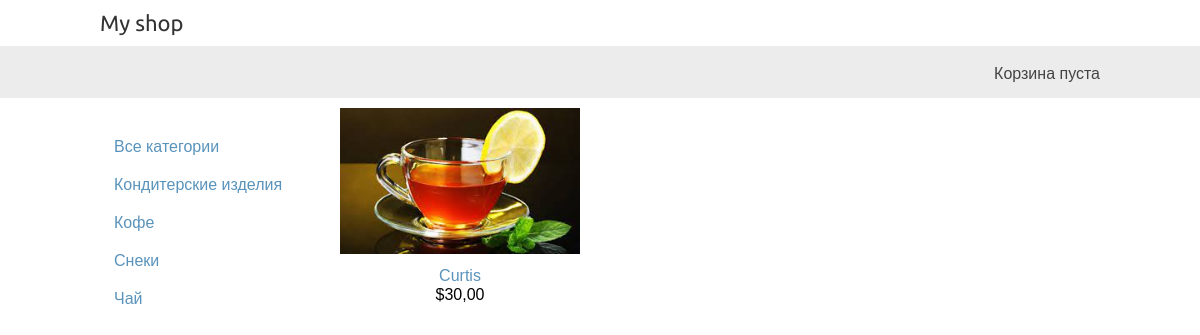
The app's page /chaj/ with its own data.
### shop/models.py (models this page shows, shortened)
class Category(models.Model):
    name = models.CharField(max_length=32, verbose_name='Название')
    slug = models.SlugField(max_length=32, verbose_name='Слаг', unique=True)
    class Meta:
        ordering = ['name']
        indexes = [
            models.Index(fields=['name'])
        ]
        verbose_name = 'Category'
        verbose_name_plural = 'Categories'
    def get_absolute_url(self):
        return reverse('shop:product_list_category', args=[self.slug])

class Product(models.Model):
    category = models.ForeignKey(Category, related_name='products', on_delete=models.CASCADE)
    name = models.CharField(max_length=32)
    slug = models.SlugField(max_length=32)
    image = models.ImageField(upload_to='products/%Y/%m/%d', blank=True)
    description = models.TextField(blank=True)
    price = models.DecimalField(max_digits=10, decimal_places=2)
    available = models.BooleanField(default=True)
    created = models.DateTimeField(auto_now_add=True)
    updated = models.DateTimeField(auto_now=True)
    class Meta:
        ordering = ['-created']
        indexes = [
            models.Index(fields=['id', 'slug']),
            models.Index(fields=['name']),
            models.Index(fields=['-created'])
        ]
    def get_absolute_url(self):
        return reverse('shop:product_detail', args=[self.id, self.slug])

### shop/views.py (the view)
# urls.py: path('', product_list, name='product_list'),
def product_list(request, cat_slug=None):
    category = None
    categories = Category.objects.all()
    products = Product.objects.filter(available=True)
    if cat_slug:
        category = get_object_or_404(Category, slug=cat_slug)
        products = products.filter(category=category)
    context = {'category': category,
               'products': products,
               'categories': categories}
    return render(request, 'shop/product_list.html', context)

### cart/cart.py (called while the page is built)
    def __len__(self):
        return sum(item['quantity'] for item in self.cart.values())

### cart/context_processor.py (called while the page is built)
def cart(request):
    return {'cart': Cart(request)}

### templates/shop/product_list.html (shortened to what this page needs)
{% extends 'base.html' %}
{% load static %}
{% block content %}
<div id="sidebar">
    <ul>
        <li>
            <a href="{% url 'shop:product_list' %}">Все категории</a>
        </li>
        {% for cat in categories %}
            <li>
                <a href="{{ cat.get_absolute_url }}">{{ cat.name }}</a>
            </li>
        {% endfor %}
    </ul>
</div>
<div id="main" class="product-list">
    {% for product in products %}
        <div class="item">
            <a href="{ product.get_absolute_url }">
                <img src="{% if product.image %}{{ product.image.url }}{% else %}{% static 'img/no_image.png' %}{% endif %}" alt="">
            </a>
            <a href="{{ product.get_absolute_url }}">{{ product.name }}</a>
            <br>
            ${{ product.price }}
        </div>
    {% endfor %}
</div>
{% endblock %}

### static/css/style.css (style rules this page uses)
body { margin:0; padding:0; font-family:helvetica, sans-serif; }
a { text-decoration:none; color:#5993bb; }
#sidebar { width:220px; padding:30px 20px 0 0; float:left; }
#sidebar ul { margin:0; padding:0; }
#sidebar ul li { margin:0; list-style:none; padding:10px 14px; }
#sidebar ul li a { display:block; }
#main { float:left; width: 96%; margin-right:-220px; overflow:hidden; }
.product-list .item { width:25%; padding:10px 20px 10px 0; float:left; text-align:center; line-height:1.2; }
.product-list .item img { width:100%; margin-bottom:8px; }

### records on screen
Category: name "Кондитерские изделия"
Category: name "Кофе"
Category: name "Снеки"
Category: name "Чай"
Product: image (picture), name "Curtis", price "30,00"
